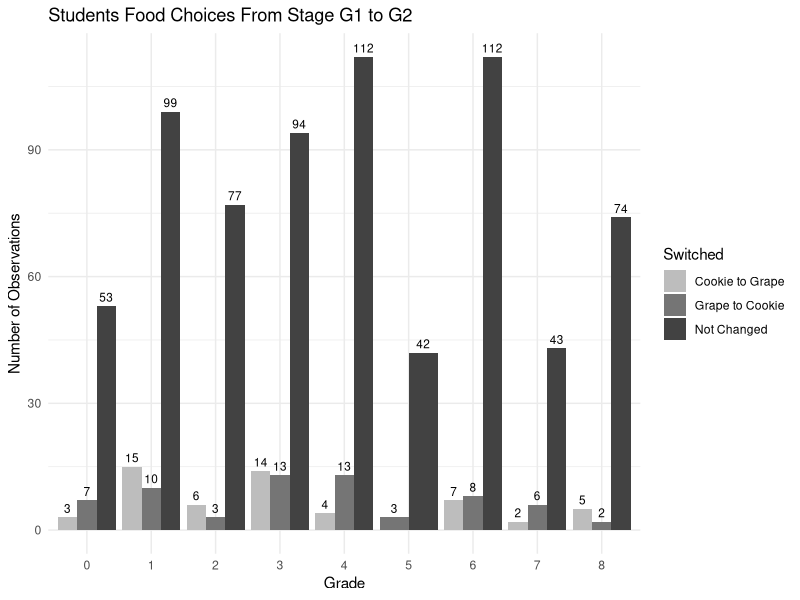
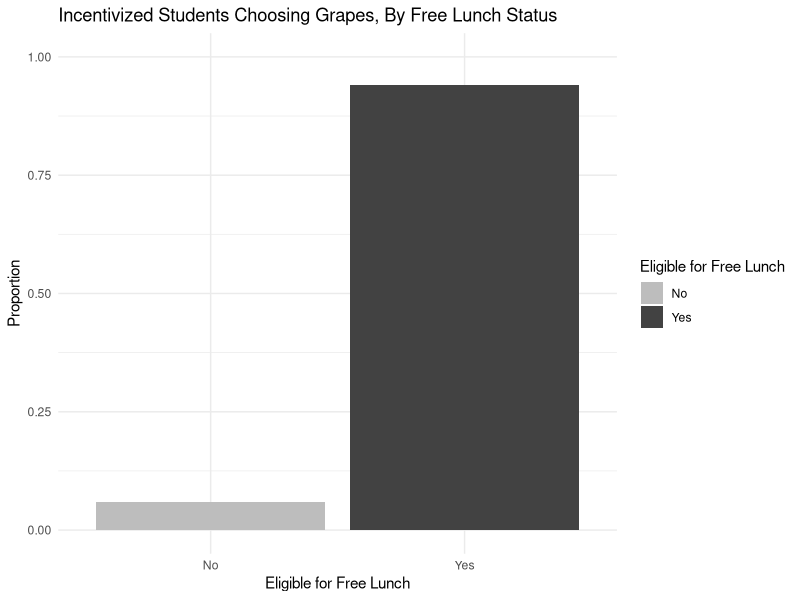
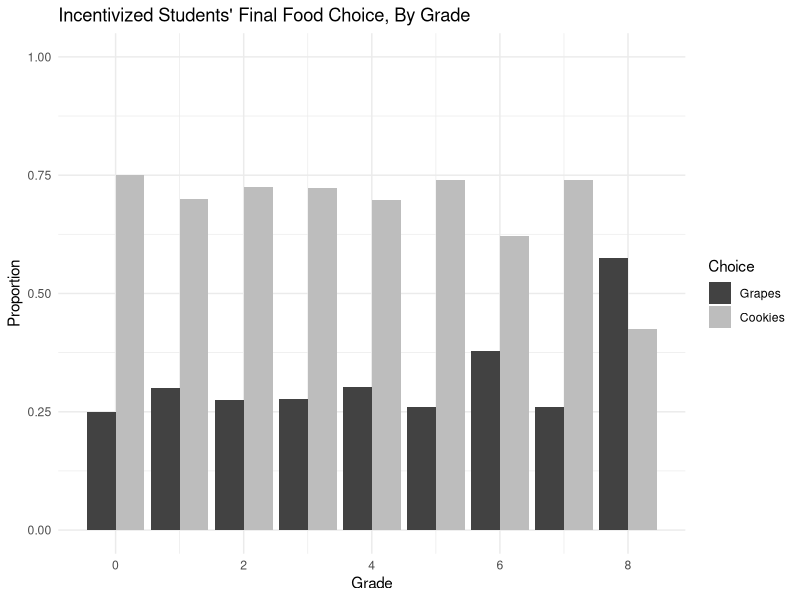
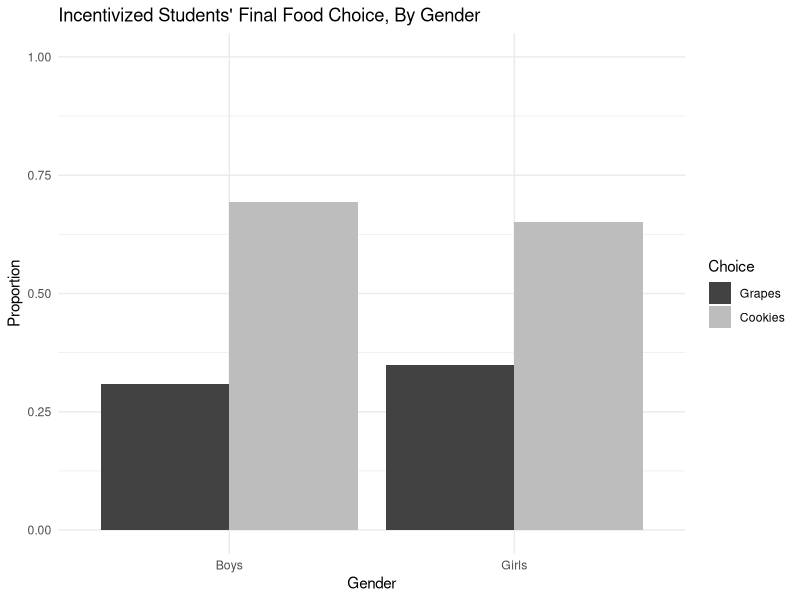

Write the R code that produced these figures, in order.
## ---- chunk 1
#| echo: false
#| include: false
#| warning: false
#| message: false

library(tidyverse)
library(knitr)
library(kableExtra)
library(ggplot2)
library(dplyr)
## ---- chunk 2
#| echo: false
#| include: true
#| warning: false
#| label: tbl-table1
#| tbl-cap: ""

sum_table_wide <-
  read_csv(
    file = "../data/analysis_data/sum_table_wide.csv",
    show_col_types = FALSE
  )

sum_table_final <-
    sum_table_wide |>
      as_tibble() |>
      mutate(state = rownames(sum_table_wide)) |>
      select(Group, Observations, table_size, male, grade, black, hispanic, free)

sum_table_final |>
  kable(
    col.names = c('Group', 'Observations', 'Table Size', 'Percent of boys', 'Grade', 'Black', 'Hispanic', 'Free Lunch'),
    digits = 3
  )

## ---- chunk 3
#| echo: false
#| include: true
#| warning: false
#| label: fig-foodChoices
#| fig-cap: "Students food choices from stage G1 to G2 comparing grape to cookie, cookie to grape, or no change."


public_data <-
  read_csv(
    file = "../data/analysis_data/public_data.csv",
    show_col_types = FALSE
  )

# Remove all column contains '999'
food_choices <- public_data |>
    filter_all(all_vars(. != 999))

# Add a new column named Switched
food_choices$Switched = ifelse(food_choices$grape == 0 & food_choices$grape2 == 1, "Cookie to Grape",
                               ifelse(food_choices$grape == 1 & food_choices$grape2 == 0, "Grape to Cookie", "Not Changed"))

# Create a bar plot
ggplot(food_choices, aes(x = as.factor(grade), fill = Switched)) +
  geom_bar(position = "dodge") +
  geom_text(
    aes(label = after_stat(count)),
    stat = "count",
    position = position_dodge(width = 0.9),
    vjust = -0.5, # Adjust the vertical position of the labels
    color = "black",
    size = 3
  ) +
  labs(title = "Students Food Choices From Stage G1 to G2",
       x = "Grade",
       y = "Number of Observations") +
  scale_fill_manual(values = c("Cookie to Grape" = '#BDBDBD',"Grape to Cookie" = '#757575', "Not Changed" = '#424242')) +
  scale_x_discrete(breaks = as.character(0:8)) +
  theme_minimal()

## ---- chunk 4
#| echo: false
#| include: true
#| warning: false
#| label: fig-lunchStatus
#| fig-cap: "Comparing incentivized students choosing grapes if they are eligible or not eligable for the free lunch program"

# Filter data for incentivized students whose grape2 choice was 1
incentivized_grapes <- food_choices %>%
  filter(incentive == 1 & grape2 == 1)

# Calculate proportions
proportions <- incentivized_grapes %>%
  group_by(free) %>%
  summarise(Proportion = n() / nrow(incentivized_grapes))

# Create the bar graph
ggplot(proportions, aes(x = factor(free), y = Proportion, fill = factor(free))) +
  geom_bar(stat = "identity") +
  labs(title = "Incentivized Students Choosing Grapes, By Free Lunch Status",
       x = "Eligible for Free Lunch",
       y = "Proportion",
       fill = "Eligible for Free Lunch") +
  scale_fill_manual(values = c('#BDBDBD', '#424242'), labels = c("No", "Yes")) +
  scale_x_discrete(labels = c("0" = "No", "1" = "Yes")) +  # Adjust x-axis labels  
  scale_y_continuous(limits = c(0, 1)) +  # Set y-axis limits  
  theme_minimal()

## ---- chunk 5
#| echo: false
#| include: true
#| warning: false
#| label: fig-grade
#| fig-cap: "Comparing incentivized students choosing grapes or cookies by the students grade"

# Filter data for incentivized students
incentivized_students <- food_choices %>%
  filter(incentive == 1)

# Calculate proportions of students choosing grapes and cookies for each grade
proportions <- incentivized_students %>%
  group_by(grade) %>%
  summarise(
    grapes_proportion = mean(grape2 == 1),
    cookies_proportion = mean(grape2 == 0)
  )

# Reshape the data from wide to long format for plotting
proportions_long <- proportions %>%
  tidyr::pivot_longer(cols = c(grapes_proportion, cookies_proportion),
                      names_to = "choice",
                      values_to = "proportion")

# Create the bar chart
ggplot(proportions_long, aes(x = grade, y = proportion, fill = choice)) +
  geom_bar(stat = "identity", position = "dodge") +
  labs(title = "Incentivized Students' Final Food Choice, By Grade",
       x = "Grade",
       y = "Proportion",
       fill = "Choice") +
  scale_fill_manual(values = c("grapes_proportion" = '#BDBDBD', "cookies_proportion" = '#424242'),
                    labels = c("Grapes", "Cookies")) +
  ylim(0,1) +
  theme_minimal()

## ---- chunk 6
#| echo: false
#| include: true
#| warning: false
#| label: fig-gender
#| fig-cap: "Comparing incentivized students choosing grapes or cookies by the students gender"

# Filter data for incentivized students
incentivized_students <- food_choices %>%
  filter(incentive == 1)

# Calculate proportions of students choosing grapes and cookies for each gender
proportions <- incentivized_students %>%
  group_by(male) %>%
  summarise(
    grapes_proportion = mean(grape2 == 1),
    cookies_proportion = mean(grape2 == 0)
  )

# Normalize proportions to ensure they sum up to 1 for each gender
proportions <- proportions %>%
  mutate(
    total_proportion = grapes_proportion + cookies_proportion,
    grapes_proportion = grapes_proportion / total_proportion,
    cookies_proportion = cookies_proportion / total_proportion
  )

# Reshape the data from wide to long format for plotting
proportions_long <- proportions %>%
  tidyr::pivot_longer(cols = c(grapes_proportion, cookies_proportion),
                      names_to = "choice",
                      values_to = "proportion")

# Rename gender values for better visualization
proportions_long$male <- ifelse(proportions_long$male == 1, "Boys", "Girls")

# Create the bar chart
ggplot(proportions_long, aes(x = male, y = proportion, fill = choice)) +
  geom_bar(stat = "identity", position = "dodge") +
  labs(title = "Incentivized Students' Final Food Choice, By Gender",
       x = "Gender",
       y = "Proportion",
       fill = "Choice") +
  scale_fill_manual(values = c("grapes_proportion" = '#BDBDBD', "cookies_proportion" = '#424242'),
                    labels = c("Grapes", "Cookies")) +
  ylim(0,1) +
  theme_minimal()
